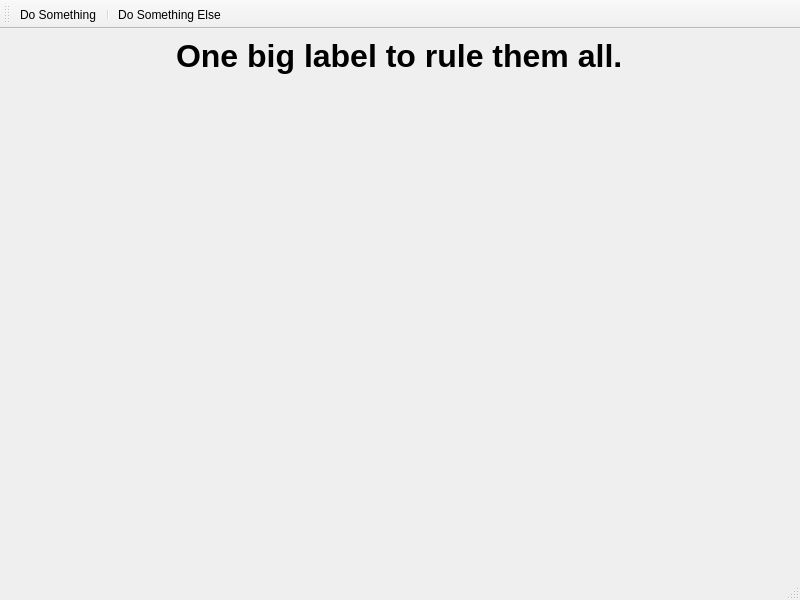
<?xml version="1.0" encoding="UTF-8"?>
<ui version="4.0">
 <class>SubWindow</class>
 <widget class="QMainWindow" name="SubWindow">
  <property name="geometry">
   <rect>
    <x>0</x>
    <y>0</y>
    <width>800</width>
    <height>600</height>
   </rect>
  </property>
  <property name="windowTitle">
   <string>MainWindow</string>
  </property>
  <widget class="QWidget" name="centralwidget">
   <layout class="QVBoxLayout" name="verticalLayout">
    <item alignment="Qt::AlignHCenter|Qt::AlignTop">
     <widget class="QLabel" name="label">
      <property name="font">
       <font>
        <pointsize>24</pointsize>
        <weight>75</weight>
        <bold>true</bold>
       </font>
      </property>
      <property name="text">
       <string>One big label to rule them all.</string>
      </property>
     </widget>
    </item>
   </layout>
  </widget>
  <widget class="QMenuBar" name="menubar">
   <property name="geometry">
    <rect>
     <x>0</x>
     <y>0</y>
     <width>800</width>
     <height>20</height>
    </rect>
   </property>
  </widget>
  <widget class="QStatusBar" name="statusbar"/>
  <widget class="QToolBar" name="toolBar">
   <property name="windowTitle">
    <string>toolBar</string>
   </property>
   <attribute name="toolBarArea">
    <enum>TopToolBarArea</enum>
   </attribute>
   <attribute name="toolBarBreak">
    <bool>false</bool>
   </attribute>
   <addaction name="actionDoSomething"/>
   <addaction name="separator"/>
   <addaction name="actionDoSomethingElse"/>
  </widget>
  <action name="actionDoSomething">
   <property name="icon">
    <iconset theme="edit-clear"/>
   </property>
   <property name="text">
    <string>Do Something</string>
   </property>
   <property name="toolTip">
    <string>Do something important.</string>
   </property>
  </action>
  <action name="actionDoSomethingElse">
   <property name="icon">
    <iconset theme="edit-copy"/>
   </property>
   <property name="text">
    <string>Do Something Else</string>
   </property>
   <property name="toolTip">
    <string>Do something else that's less important.</string>
   </property>
  </action>
 </widget>
 <resources/>
 <connections/>
</ui>
